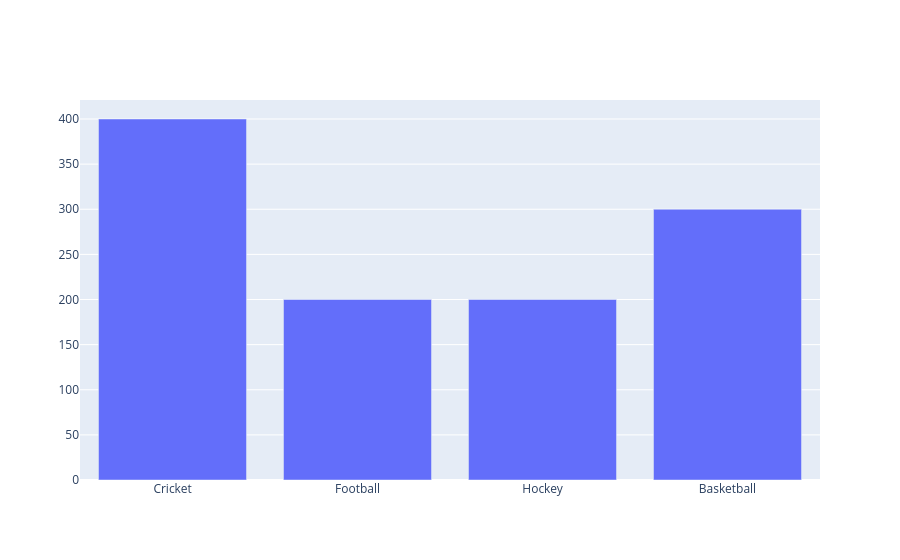

Here is the notebook cell this chart was saved with:
### Code cell
label = ['Cricket','Football','Hockey','Basketball']
revenue = [400,200,200,300]
trace = go.Bar(x = label, y=revenue)
go.Figure(trace)

### Figure 1 — Plotly figure (JSON) as saved in the notebook; plotly's stock layout.template omitted (floating-point values rounded to 4 significant figures)
{"data": [{"type": "bar", "x": ["Cricket", "Football", "Hockey", "Basketball"], "y": [400, 200, 200, 300]}], "layout": {}}
